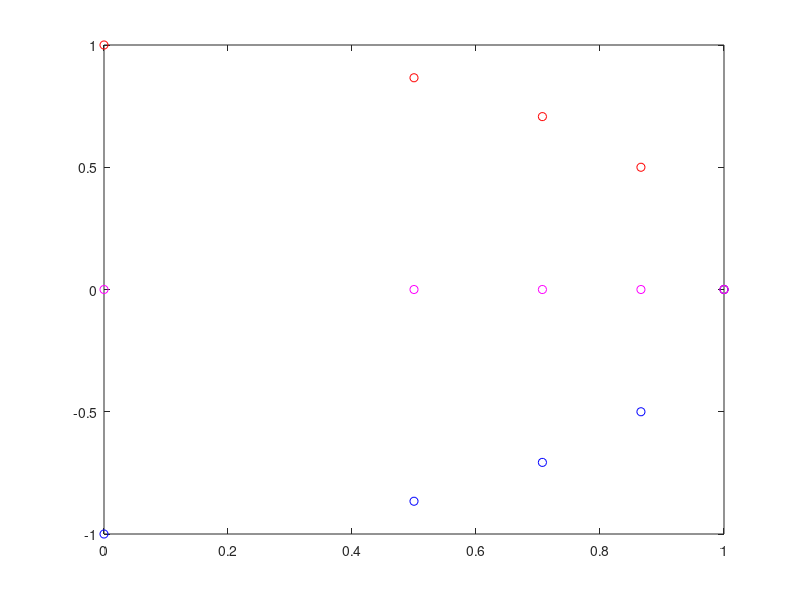

Source code (MATLAB):
t = [0, pi/6, pi/4, pi/3, pi/2];
s1 = exp(1i * t);
plot(s1, 'ro');
hold on;

s2 = exp(-1i * t);
plot(s2, 'bo');
hold on;

ss = (s1 + s2) / 2;
real(ss)
imag(ss)
plot(real(ss), imag(ss), 'mo');